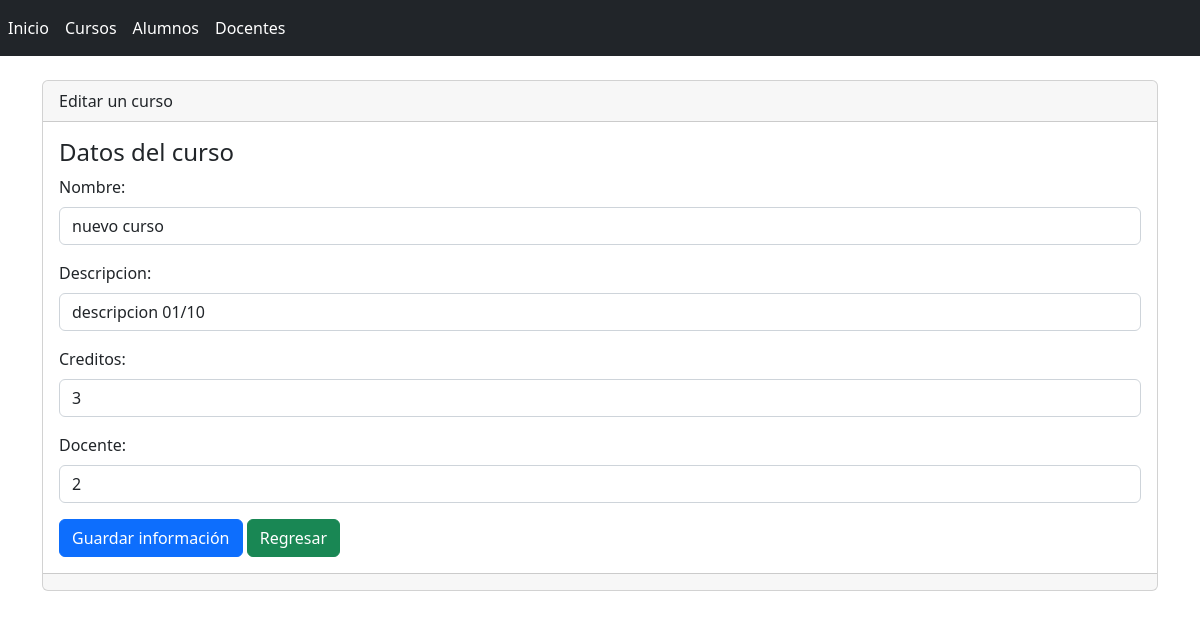
The page /cursos/editar/7 on the database as committed earlier.
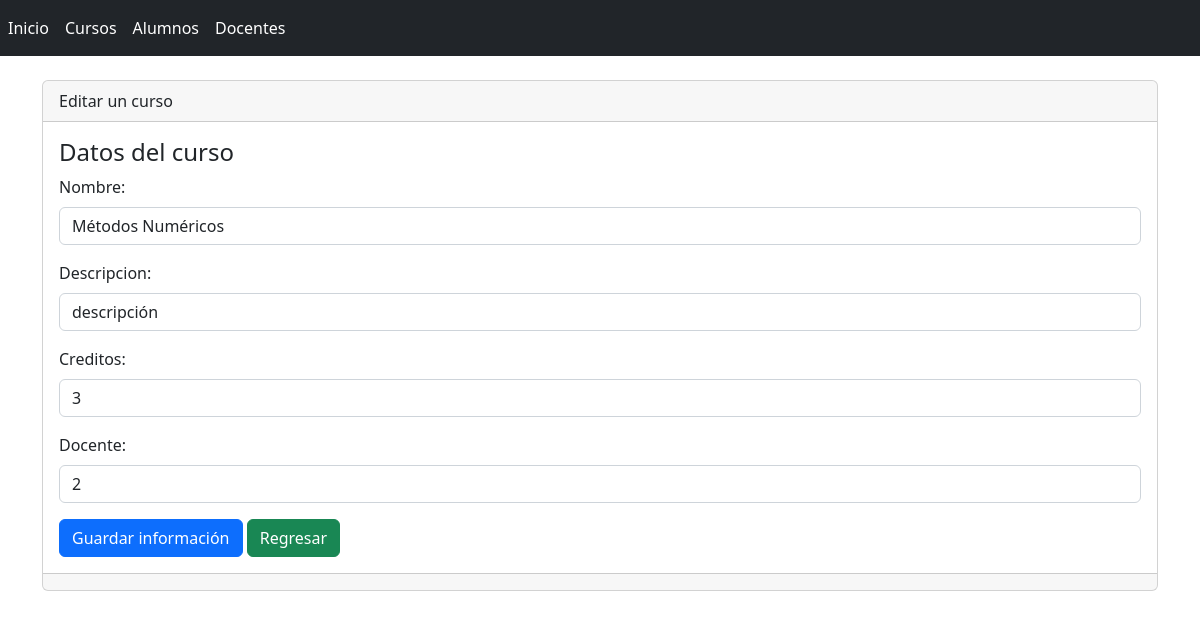
The same page on the database as committed later.
### universidad/models.py (models this page shows, shortened)
class Curso(models.Model):
    id = models.AutoField(primary_key=True)#id auto_increment
    nombre= models.CharField(max_length=255,verbose_name="Nombre")#campo de texto
    descripcion= models.TextField(null=False,verbose_name="Descripcion")
    creditos= models.PositiveSmallIntegerField(null=True,verbose_name="Creditos")
    docente= models.ForeignKey(Docente,null=True,blank=True,on_delete=models.CASCADE,verbose_name="Docente")
    class Meta:
        verbose_name='Curso'
        verbose_name_plural='Cursos'
        db_table='tbl_cursos'
        ordering=['nombre']

### universidad/views.py (the view)
# urls.py: path('cursos/editar/<int:id>',views.editar,name='editarCurso'),
def editar(request,id):
    curso=Curso.objects.get(id=id)
    formulario= CursoForm(request.POST or None, request.FILES or None,instance=curso)
    if (formulario.is_valid() and request.POST):
        formulario.save()
        return redirect('cursos')
    return render(request, 'cursos/editar.html',{'formulario': formulario})

### universidad/forms.py
class CursoForm(forms.ModelForm):
    class Meta:
        model = Curso
        fields ='__all__'

### universidad/templates/cursos/editar.html (shortened to what this page needs)
{% extends "base.html" %}
{% block contenido %}
<div class="card">
    <div class="card-header">
        Editar un curso
    </div>
    <div class="card-body">
        <h4 class="card-title">Datos del curso</h4>
        {% include 'cursos/form.html' %}
    </div>
    <div class="card-footer text-muted">
    </div>
</div>
{% endblock %}

### universidad/templates/cursos/form.html (shortened to what this page needs)
<form enctype="multipart/form-data" method="post">
  {% for campo in formulario %}
    <div class="mb-3">
      <label for="" class="form-label">{{ campo.label }}:</label>
      <input
      type="{{ campo.field.widget.input_type }}"
      class="form-control"
      name="{{ campo.name }}"
      id="{{ campo.name }}"
      aria-describedby="helpId"
      placeholder="Ingrese {{ campo.label }}"
      value="{{ campo.value | default:'' }}">
    </div>
  {% endfor %}
  <input name="" id="" class="btn btn-primary" type="submit" value="Guardar información">
  <a name="" id="" class="btn btn-success" href="{% url 'cursos' %}" role="button">Regresar</a>
</form>

Rows that differ between the two databases and show on the page:
changed Curso: nombre "nuevo curso" → "Métodos Numéricos"; descripcion "descripcion 01/10" → "descripción"
